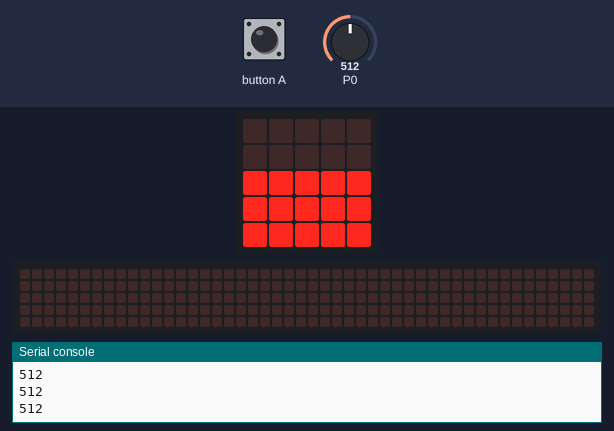
The program below on a simulated BBC micro:bit (MakeCode). Shown: the board's 5×5 LED display, a strip that is not on the board, showing the scrolling text unrolled, the last lines printed to the serial console. Inputs (shaded band) come from the test bench; at power-on: P0 = 512 (analog values on the 0–1023 scale). The 48×5 strip is a reading aid, not a part: it shows the text the display is scrolling, unrolled, one strip-width of it at a time.

Above: at 1.6 s.
1.7 s: button A pressed for 0.15 s
At 1.78 s:
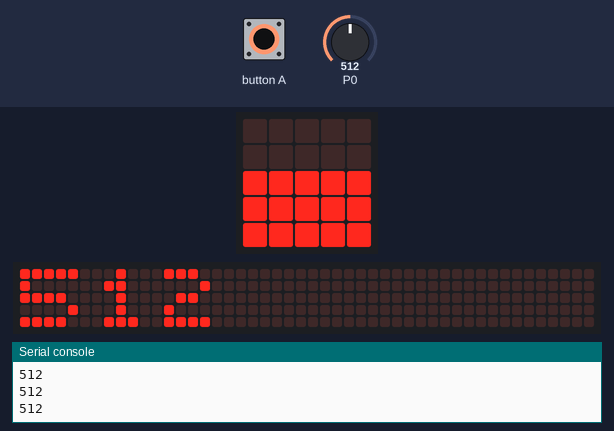
2.4 s: P0 set to 716
5.4 s: P0 set to 900
At 6.6 s:
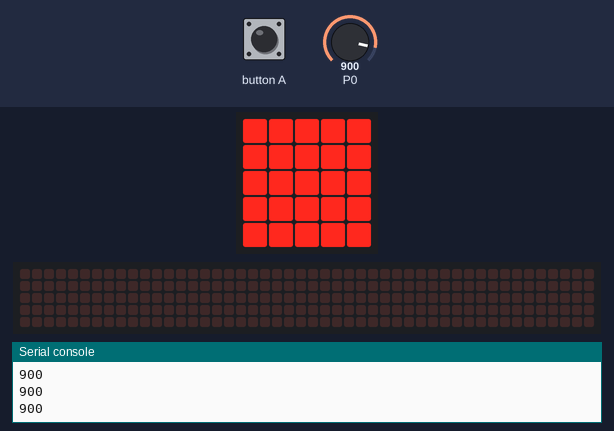
6.9 s: button A pressed for 1 s
At 6.98 s:
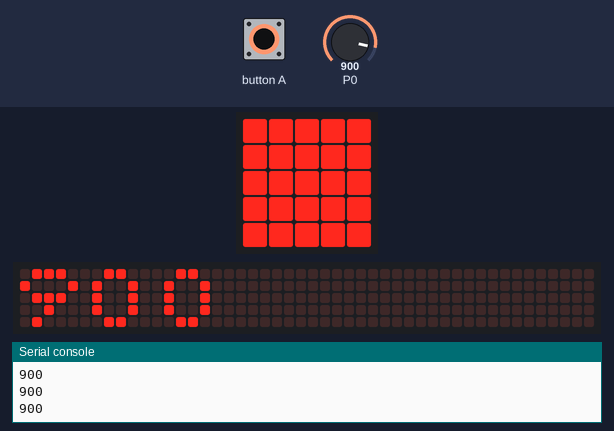
8.5 s: P0 set to 511
At 11.2 s:
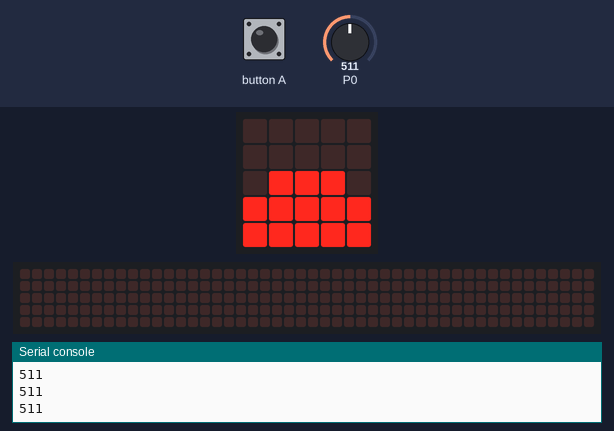
11.5 s: button A pressed for 0.15 s
At 11.58 s:
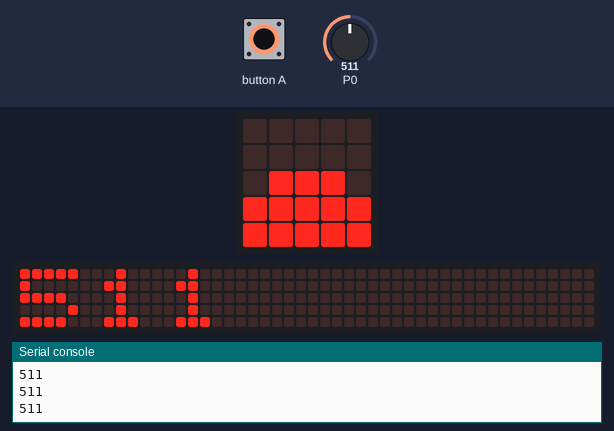
Timing chart, 0 to 13.2 s (numbered marks = the images above; inputs shaded):
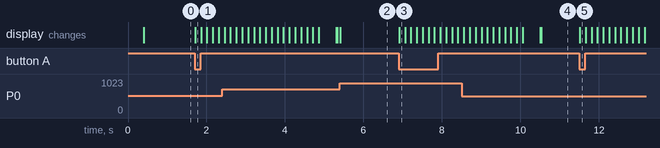

Measured:
- after the input at 1.7 s, the display: changes at once (image 1)
- after the input at 5.4 s, the display: changes at once (image 2)
- after the input at 6.9 s, the display: changes at once (image 3)
- after the input at 8.5 s, the display: first differs from a run without the input after 2.0 s (image 4)
- after the input at 11.5 s, the display: changes at once (image 5)

The program:

main.ts
```typescript
let vlhkost = 0
pins.analogWritePin(AnalogPin.P0, 0)
basic.showLeds(`
    . # . # .
    . # # # .
    . . # . .
    . # # . .
    . . # . .
    `)
basic.forever(function () {
    vlhkost = pins.analogReadPin(AnalogPin.P0)
    led.plotBarGraph(
    vlhkost,
    1023
    )
    if (input.buttonIsPressed(Button.A)) {
        basic.showNumber(vlhkost)
    }
})
```

test.ts
```typescript
// Tady jsou testy. Při použití tohoto balíčku jako rozšíření nebude zkompilováno.
```
